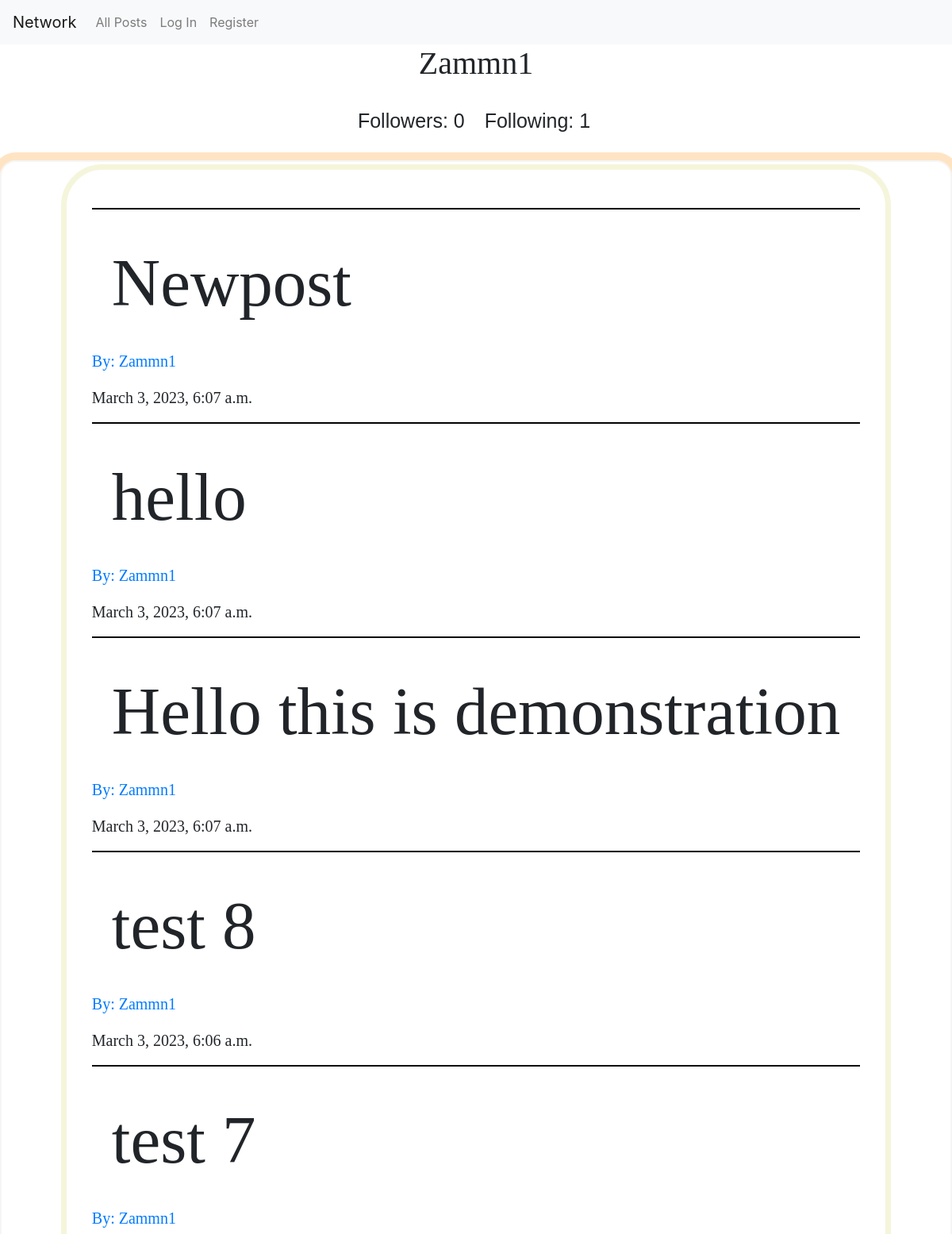
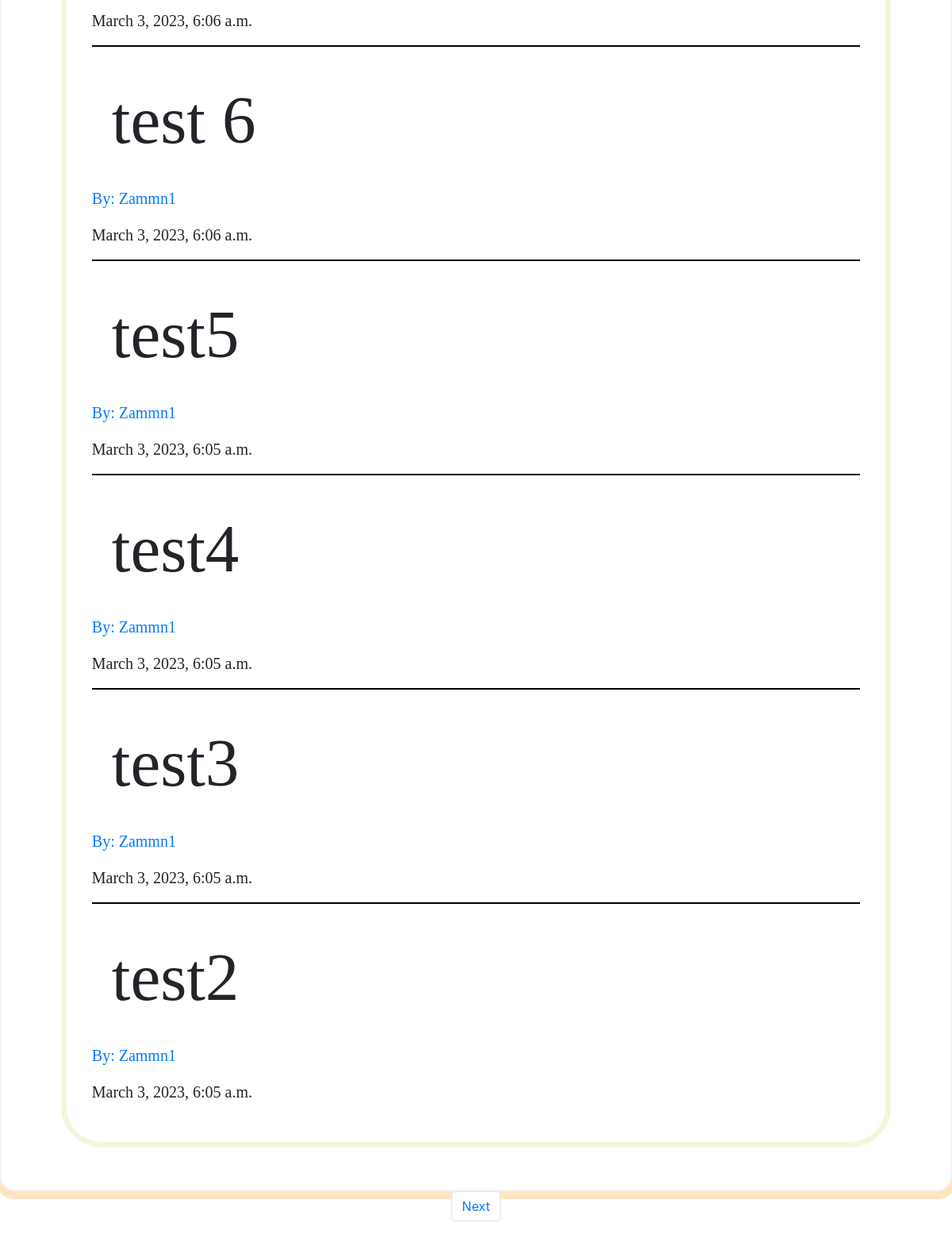
The page /profile/2 on the database its author committed (2 pictures, top to bottom).
### network/models.py (models this page shows, shortened)
class User(AbstractUser):
    pass

class Post(models.Model):
    posts = models.CharField(max_length=200)
    owner = models.ForeignKey(User, on_delete=models.CASCADE, related_name="owner")
    date = models.DateTimeField(auto_now_add=True)

### network/views.py (the view)
# urls.py: path("profile/<int:user_id>", views.profile, name="profile"),
def profile(request, user_id):
    user = User.objects.get(pk=user_id)
    allPosts = Post.objects.filter(owner=user).order_by('id').reverse()
    following = FollowingAndFollower.objects.filter(user=user)
    followers = FollowingAndFollower.objects.filter(user_follower=user)
    try:
        checkFollow = followers.filter(user=User.objects.get(pk=request.user.id))
        if len(checkFollow) != 0:
            isFollowing = True
        else:
            isFollowing = False
    except:
        isFollowing = False
    paginator = Paginator(allPosts, 10)
    page_number = request.GET.get("page")
    page_posts = paginator.get_page(page_number)
    return render(request, "network/profile.html", {
        "profileUser": user.username,
        "allPosts": allPosts,
        "page_posts": page_posts,
        "following": following,
        "followers": followers,
        "correct_profile": user,
        "isFollowing": isFollowing
    })

### network/templates/network/profile.html (shortened to what this page needs)
{% extends "network/layout.html" %}
{% block body %}
    <h1>{{ profileUser }}</h1>
    <div class="profileinfo">
        <div class="followers">Followers: {{ followers.count }}</div>
        <div class="following">Following: {{ following.count }} </div>
    </div>
    <div class="all-posts">
        <div class="every-post1">
        {% for post in page_posts %}
        <hr>
        <h5>{{ post.posts }}</h5>
        <p class="username"><a href="{% url 'profile' user_id=post.owner.id %}">By: {{ post.owner }}</a></p>
        <p class="date">{{ post.date }}</p>
        {% endfor %}
        </div>
    </div>
    <nav aria-label="Page navigation example">
        <ul class="pagination d-flex justify-content-center">
            {% if page_posts.has_next %}
                <li class="page-item"><a class="page-link" href="?page={{ page_posts.next_page_number }}">Next</a></li>
            {% endif %}
            </ul>
    </nav>
{% endblock %}

### network/templates/network/layout.html (shortened to what this page needs)
{% load static %}
<!DOCTYPE html>
<html lang="en">
    <head>
        <link rel="stylesheet" href="https://stackpath.bootstrapcdn.com/bootstrap/4.4.1/css/bootstrap.min.css">
        <link href="{% static 'network/styles.css' %}" rel="stylesheet">
        <link rel="stylesheet" href="https://cdnjs.cloudflare.com/ajax/libs/font-awesome/4.7.0/css/font-awesome.min.css">
    </head>
    <body>
        <nav class="navbar navbar-expand-lg navbar-light bg-light">
            <a class="navbar-brand" href="{% url 'index' %}">Network</a>
            <div>
              <ul class="navbar-nav mr-auto">
                <li class="nav-item">
                  <a class="nav-link" href="{% url 'index' %}">All Posts</a>
                </li>
                {% if user.is_authenticated %}
                    <li class="nav-item">
                        <a class="nav-link" href="{% url 'following' %}">Following</a>
                    </li>
                    <li class="nav-item">
                        <a class="nav-link" href="{% url 'logout' %}">Log Out</a>
                    </li>
                {% else %}
                    <li class="nav-item">
                        <a class="nav-link" href="{% url 'login' %}">Log In</a>
                    </li>
                    <li class="nav-item">
                        <a class="nav-link" href="{% url 'register' %}">Register</a>
                    </li>
                {% endif %}
              </ul>
            </div>
          </nav>
        <div class="body">
            {% block body %}
            {% endblock %}
        </div>
    </body>
</html>

### network/static/network/styles.css (style rules this page uses)
h1, h2, .textbox { display: flex; justify-content: center; font-family: 'Times New Roman', Times, serif; }
.all-posts { justify-content: center; align-items: center; display: grid; border: 2px solid whitesmoke; outline: bisque solid 10px; margin: auto; padding: 20px; border-radius: 20px; }
.every-post, .every-post1 { margin: 50px; padding: 20px 20px 20px; border: 2px solid transparent; outline: solid beige 7px; outline-offset: 10px; border-radius: 35px; }
.every-post1 { margin-top: 0px; }
hr { border: 1px solid black; }
h5 { font-size: 85px; padding: 25px; font-family: 'Times New Roman', Times, serif; }
.username, .date { font-size: 20px; text-decoration: none; font-family: 'Times New Roman', Times, serif; padding: 0px; }
.profileinfo { display: flex; justify-content: center; align-items: center; margin: 20px 20px 20px; }
.followers, .following { padding: 10px; padding-right: 15px; font-family:Verdana, Geneva, Tahoma, sans-serif; font-size: 25px; }

### rows shown on the page
User: username "Zammn1"
Post: posts "Newpost", owner "Zammn1", date "March 3, 2023, 6:07 a.m."
Post: posts "hello", owner "Zammn1", date "March 3, 2023, 6:07 a.m."
Post: posts "Hello this is demonstration", owner "Zammn1", date "March 3, 2023, 6:07 a.m."
Post: posts "test 8", owner "Zammn1", date "March 3, 2023, 6:06 a.m."
Post: posts "test 7", owner "Zammn1", date "March 3, 2023, 6:06 a.m."
Post: posts "test 6", owner "Zammn1", date "March 3, 2023, 6:06 a.m."
Post: posts "test5", owner "Zammn1", date "March 3, 2023, 6:05 a.m."
Post: posts "test4", owner "Zammn1", date "March 3, 2023, 6:05 a.m."
Post: posts "test3", owner "Zammn1", date "March 3, 2023, 6:05 a.m."
Post: posts "test2", owner "Zammn1", date "March 3, 2023, 6:05 a.m."

### other values the page prints
{{ followers.count }} "0"
{{ following.count }} "1"
